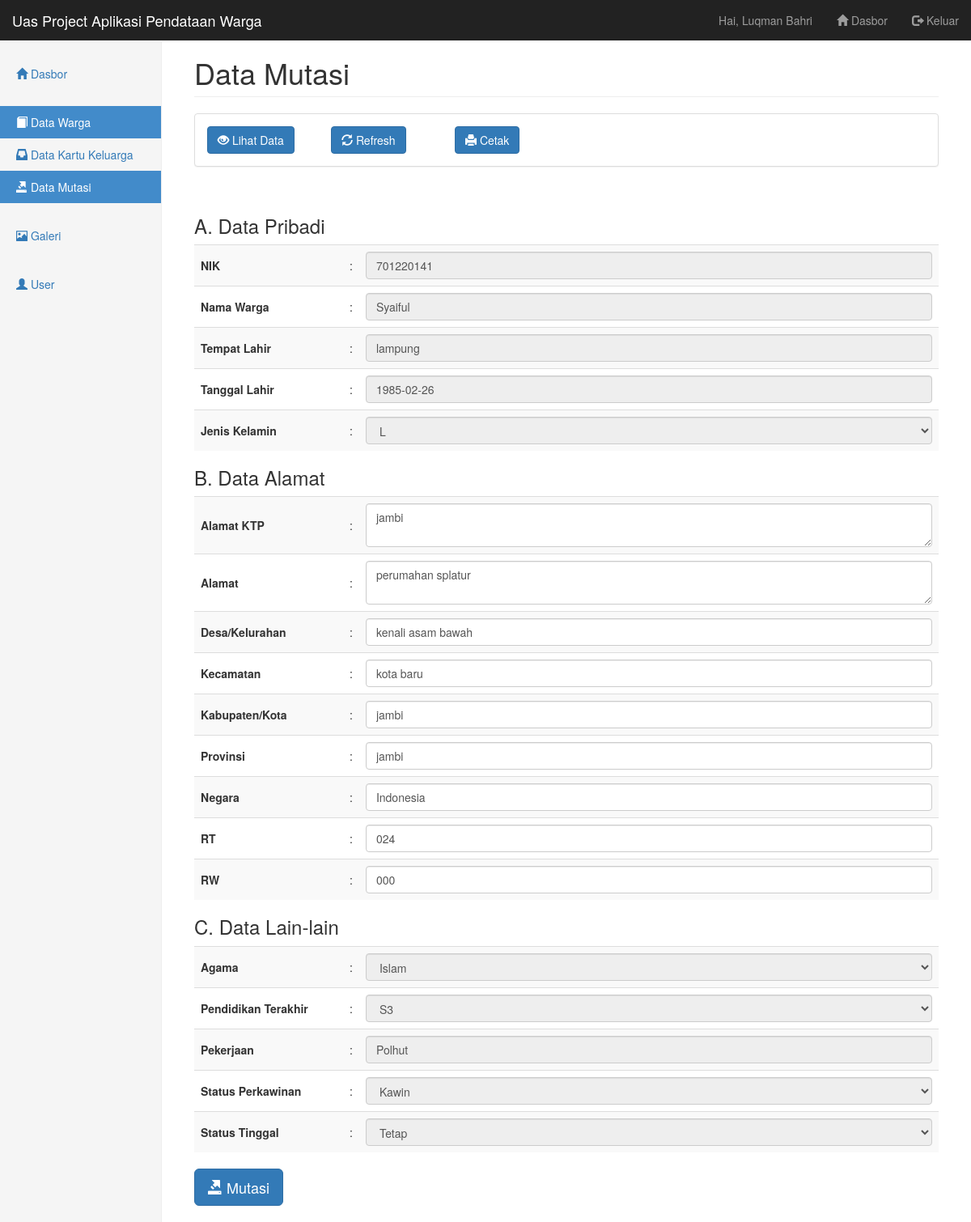
/pages/mutasi/create.php?id_warga=1 (signed in), run on the app's committed database.
### tables this page shows
CREATE TABLE `warga` (
  `id_warga` int(11) NOT NULL,
  `nik_warga` varchar(16) NOT NULL,
  `nama_warga` varchar(45) NOT NULL,
  `tempat_lahir_warga` varchar(30) NOT NULL,
  `tanggal_lahir_warga` date NOT NULL,
  `jenis_kelamin_warga` enum('L','P') NOT NULL,
  `alamat_ktp_warga` text NOT NULL,
  `alamat_warga` text NOT NULL,
  `desa_kelurahan_warga` varchar(30) NOT NULL,
  `kecamatan_warga` varchar(30) NOT NULL,
  `kabupaten_kota_warga` varchar(30) NOT NULL,
  `provinsi_warga` varchar(30) NOT NULL,
  `negara_warga` varchar(30) NOT NULL,
  `rt_warga` varchar(3) NOT NULL,
  `rw_warga` varchar(3) NOT NULL,
  `agama_warga` enum('Islam','Kristen','Katholik','Hindu','Budha','Konghucu') NOT NULL,
  `pendidikan_terakhir_warga` varchar(20) NOT NULL,
  `pekerjaan_warga` varchar(20) NOT NULL,
  `status_perkawinan_warga` enum('Kawin','Tidak Kawin') NOT NULL,
  `status_warga` enum('Tetap','Kontrak') NOT NULL,
  `id_user` int(11) NOT NULL,
  `created_at` timestamp NOT NULL DEFAULT current_timestamp() ON UPDATE current_timestamp(),
  `updated_at` timestamp NOT NULL DEFAULT '0000-00-00 00:00:00'
);

### pages/warga/data-show.php (called while the page is built)
<?php
include('../../config/koneksi.php');
$get_id_warga = $_GET['id_warga'];
$query = "SELECT * FROM warga WHERE id_warga = $get_id_warga";
$hasil = mysqli_query($db, $query);
$data_warga = array();
while ($row = mysqli_fetch_assoc($hasil)) {
  $data_warga[] = $row;
}

### pages/mutasi/create.php (the view, shortened to what this page needs)
<?php include('../_partials/top.php') ?>
<h1 class="page-header">Data Mutasi</h1>
<?php include('_partials/menu.php') ?>
<?php include('../warga/data-show.php') ?>
<form action="store.php" method="post">
<h3>A. Data Pribadi</h3>
<table class="table table-striped table-middle">
  <tr>
    <th width="20%">NIK</th>
    <td width="1%">:</td>
    <td><input type="text" class="form-control" name="nik_mutasi" value="<?php echo $data_warga[0]['nik_warga'] ?>" readonly></td>
  </tr>
  <tr>
    <th>Nama Warga</th>
    <td>:</td>
    <td><input type="text" class="form-control" name="nama_mutasi" value="<?php echo $data_warga[0]['nama_warga'] ?>" readonly></td>
  </tr>
  <tr>
    <th>Tempat Lahir</th>
    <td>:</td>
    <td><input type="text" class="form-control" name="tempat_lahir_mutasi" value="<?php echo $data_warga[0]['tempat_lahir_warga'] ?>" readonly></td>
  </tr>
  <tr>
    <th>Tanggal Lahir</th>
    <td>:</td>
    <td><input type="text" class="form-control" name="tanggal_lahir_mutasi" value="<?php echo $data_warga[0]['tanggal_lahir_warga'] ?>" readonly></td>
  </tr>
  <tr>
    <th>Jenis Kelamin</th>
    <td>:</td>
    <td>
      <select class="form-control" name="jenis_kelamin_mutasi" required readonly>
        <option value="<?php echo $data_warga[0]['jenis_kelamin_warga'] ?>" selected><?php echo $data_warga[0]['jenis_kelamin_warga'] ?></option>
      </select>
    </td>
  </tr>
</table>
<h3>B. Data Alamat</h3>
<table class="table table-striped table-middle">
  <tr>
    <th width="20%">Alamat KTP</th>
    <td width="1%">:</td>
    <td><textarea class="form-control" name="alamat_ktp_mutasi"><?php echo $data_warga[0]['alamat_ktp_warga'] ?></textarea></td>
  </tr>
  <tr>
    <th>Alamat</th>
    <td>:</td>
    <td><textarea class="form-control" name="alamat_mutasi"><?php echo $data_warga[0]['alamat_warga'] ?></textarea></td>
  </tr>
  <tr>
    <th>Desa/Kelurahan</th>
    <td>:</td>
    <td><input type="text" class="form-control" name="desa_kelurahan_mutasi" value="<?php echo $data_warga[0]['desa_kelurahan_warga'] ?>"></td>
  </tr>
  <tr>
    <th>Kecamatan</th>
    <td>:</td>
    <td><input type="text" class="form-control" name="kecamatan_mutasi" value="<?php echo $data_warga[0]['kecamatan_warga'] ?>"></td>
  </tr>
  <tr>
    <th>Kabupaten/Kota</th>
    <td>:</td>
    <td><input type="text" class="form-control" name="kabupaten_kota_mutasi" value="<?php echo $data_warga[0]['kabupaten_kota_warga'] ?>"></td>
  </tr>
  <tr>
    <th>Provinsi</th>
    <td>:</td>
    <td><input type="text" class="form-control" name="provinsi_mutasi" value="<?php echo $data_warga[0]['provinsi_warga'] ?>"></td>
  </tr>
  <tr>
    <th>Negara</th>
    <td>:</td>
    <td><input type="text" class="form-control" name="negara_mutasi" value="<?php echo $data_warga[0]['negara_warga'] ?>"></td>
  </tr>
  <tr>
    <th>RT</th>
    <td>:</td>
    <td><input type="text" class="form-control" name="rt_mutasi" value="<?php echo $data_warga[0]['rt_warga'] ?>"></td>
  </tr>
  <tr>
    <th>RW</th>
    <td>:</td>
    <td><input type="text" class="form-control" name="rw_mutasi" value="<?php echo $data_warga[0]['rw_warga'] ?>"></td>
  </tr>
</table>
<h3>C. Data Lain-lain</h3>
<table class="table table-striped table-middle">
  <tr>
    <th width="20%">Agama</th>
    <td width="1%">:</td>
    <td>
      <select class="form-control" name="agama_mutasi" required readonly>
        <option value="<?php echo $data_warga[0]['agama_warga'] ?>" selected><?php echo $data_warga[0]['agama_warga'] ?></option>
      </select>
    </td>
  </tr>
  <tr>
    <th>Pendidikan Terakhir</th>
    <td>:</td>
    <td>
      <select class="form-control" name="pendidikan_terakhir_mutasi" required readonly>
        <option value="<?php echo $data_warga[0]['pendidikan_terakhir_warga'] ?>" selected><?php echo $data_warga[0]['pendidikan_terakhir_warga'] ?></option>
      </select>
    </td>
  </tr>
  <tr>
    <th>Pekerjaan</th>
    <td>:</td>
    <td><input type="text" class="form-control" name="pekerjaan_mutasi" value="<?php echo $data_warga[0]['pekerjaan_warga'] ?>" readonly></td>
  </tr>
  <tr>
    <th>Status Perkawinan</th>
    <td>:</td>
    <td>
      <select class="form-control" name="status_perkawinan_mutasi" required readonly>
        <option value="<?php echo $data_warga[0]['status_perkawinan_warga'] ?>" selected><?php echo $data_warga[0]['status_perkawinan_warga'] ?></option>
      </select>
    </td>
  </tr>
  <tr>
    <th>Status Tinggal</th>
    <td>:</td>
    <td>
      <select class="form-control" name="status_mutasi" required readonly>
        <option value="<?php echo $data_warga[0]['status_warga'] ?>" selected><?php echo $data_warga[0]['status_warga'] ?></option>
      </select>
    </td>
  </tr>
</table>
<button type="submit" class="btn btn-primary btn-lg">
  <i class="glyphicon glyphicon-export"></i> Mutasi
</button>
</form>
<?php include('../_partials/bottom.php') ?>

### assets/css/dashboard.css (style rules this page uses)
body { padding-top: 50px; }
.main .page-header { margin-top: 0; }
.table-middle tr>th { vertical-align: middle !important; }
.table-middle tr>td { vertical-align: middle !important; }

### data on the page
warga: nik_mutasi "701220141", nama_mutasi "Syaiful", tempat_lahir_mutasi "lampung", tanggal_lahir_mutasi "1985-02-26", jenis_kelamin_mutasi "L", alamat_ktp_mutasi "jambi", alamat_mutasi "perumahan splatur", desa_kelurahan_mutasi "kenali asam bawah", kecamatan_mutasi "kota baru", kabupaten_kota_mutasi "jambi", provinsi_mutasi "jambi", negara_mutasi "Indonesia", rt_mutasi "024", rw_mutasi "000", agama_mutasi "Islam", pendidikan_terakhir_mutasi "S3", pekerjaan_mutasi "Polhut", status_perkawinan_mutasi "Kawin", status_mutasi "Tetap"

### other printed values
$_SESSION['user']['nama_user'] "Luqman Bahri"
